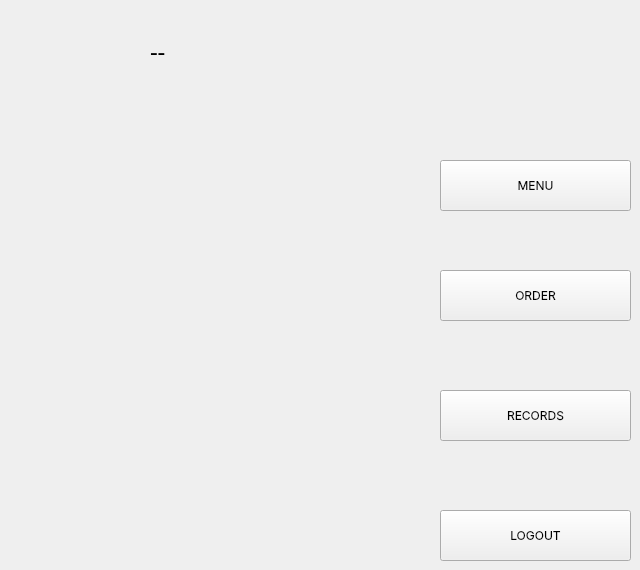
    <widget class="QWidget" name="HomePage">
     <widget class="QPushButton" name="LogoutB">
      <property name="geometry">
       <rect>
        <x>440</x>
        <y>510</y>
        <width>191</width>
        <height>51</height>
       </rect>
      </property>
      <property name="font">
       <font>
        <family>Inter</family>
        <fontweight>Medium</fontweight>
       </font>
      </property>
      <property name="cursor">
       <cursorShape>PointingHandCursor</cursorShape>
      </property>
      <property name="styleSheet">
       <string notr="true"/>
      </property>
      <property name="text">
       <string>LOGOUT</string>
      </property>
     </widget>
     <widget class="QPushButton" name="OrderB">
      <property name="geometry">
       <rect>
        <x>440</x>
        <y>270</y>
        <width>191</width>
        <height>51</height>
       </rect>
      </property>
      <property name="font">
       <font>
        <family>Inter</family>
        <fontweight>Medium</fontweight>
       </font>
      </property>
      <property name="cursor">
       <cursorShape>PointingHandCursor</cursorShape>
      </property>
      <property name="styleSheet">
       <string notr="true"/>
      </property>
      <property name="text">
       <string>ORDER</string>
      </property>
     </widget>
     <widget class="QPushButton" name="RecordB">
      <property name="geometry">
       <rect>
        <x>440</x>
        <y>390</y>
        <width>191</width>
        <height>51</height>
       </rect>
      </property>
      <property name="font">
       <font>
        <family>Inter</family>
        <fontweight>Medium</fontweight>
       </font>
      </property>
      <property name="cursor">
       <cursorShape>PointingHandCursor</cursorShape>
      </property>
      <property name="styleSheet">
       <string notr="true"/>
      </property>
      <property name="text">
       <string>RECORDS</string>
      </property>
     </widget>
     <widget class="QPushButton" name="MenuB">
      <property name="geometry">
       <rect>
        <x>440</x>
        <y>160</y>
        <width>191</width>
        <height>51</height>
       </rect>
      </property>
      <property name="font">
       <font>
        <family>Inter</family>
        <fontweight>Medium</fontweight>
       </font>
      </property>
      <property name="cursor">
       <cursorShape>PointingHandCursor</cursorShape>
      </property>
      <property name="styleSheet">
       <string notr="true"/>
      </property>
      <property name="text">
       <string>MENU</string>
      </property>
     </widget>
     <widget class="QLabel" name="NameLabel">
      <property name="geometry">
       <rect>
        <x>150</x>
        <y>10</y>
        <width>191</width>
        <height>81</height>
       </rect>
      </property>
      <property name="font">
       <font>
        <family>Showcard Gothic</family>
        <pointsize>18</pointsize>
       </font>
      </property>
      <property name="styleSheet">
       <string notr="true">text:black;
background:transparent;</string>
      </property>
      <property name="text">
       <string>--</string>
      </property>
     </widget>
     <widget class="QLabel" name="label_2">
      <property name="geometry">
       <rect>
        <x>-10</x>
        <y>10</y>
        <width>161</width>
        <height>81</height>
       </rect>
      </property>
      <property name="styleSheet">
       <string notr="true">background:transparent;
border-image: url(:/images/PersonLogo.png);
</string>
      </property>
      <property name="text">
       <string/>
      </property>
     </widget>
    </widget>
